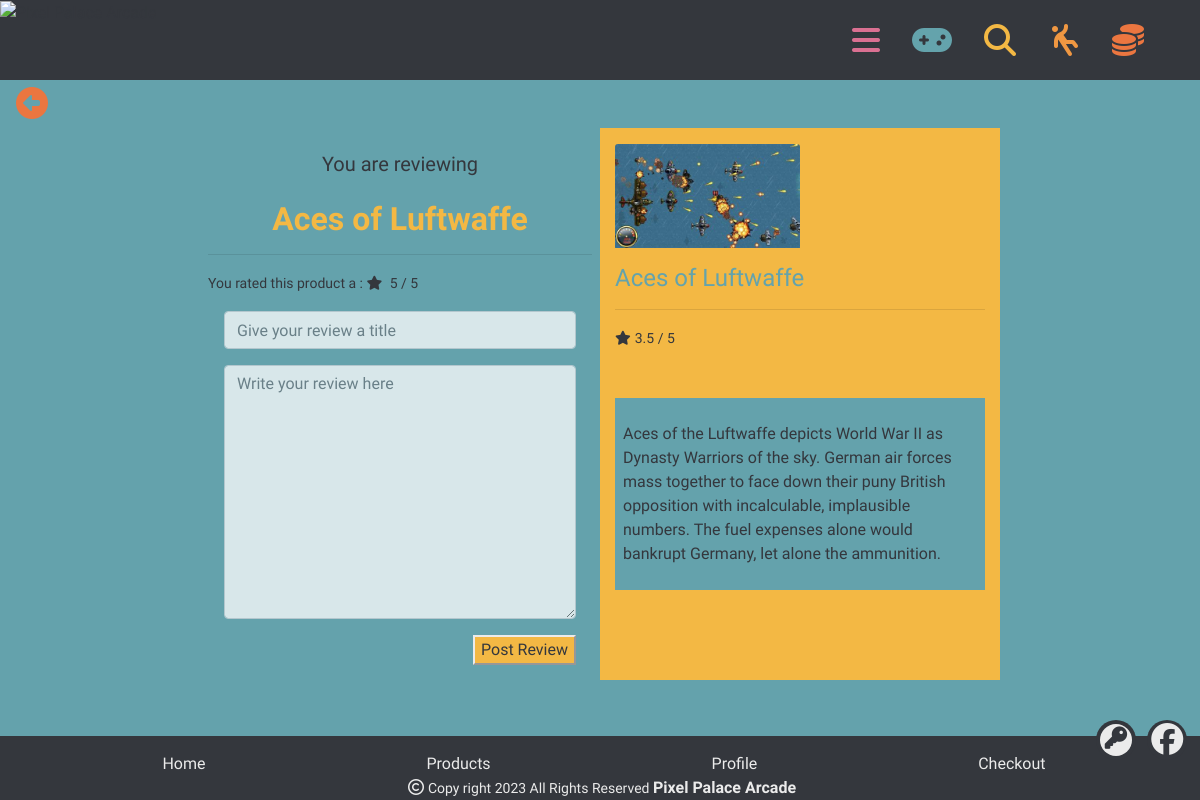
Page /review/create/1/ (signed in) on the earlier database version.
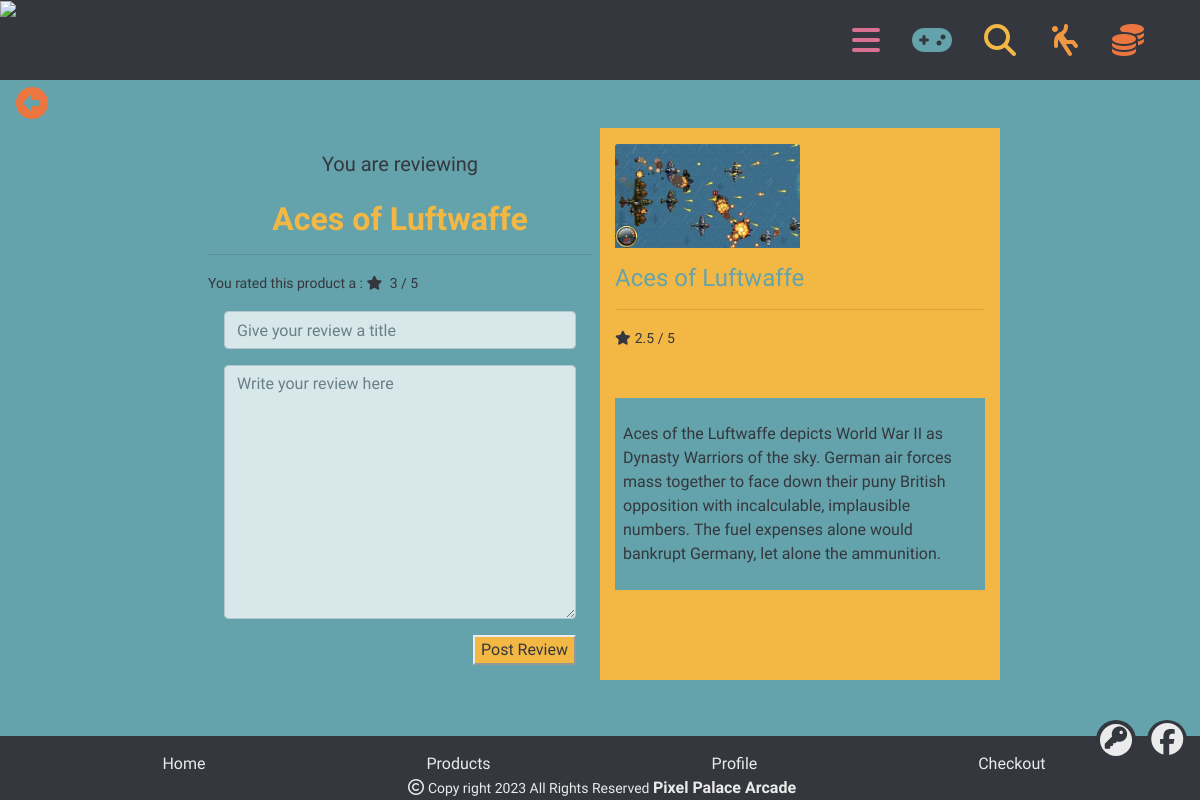
Same page on the later database version.
### review/models.py (models this page shows, shortened)
class Rating(models.Model):
    user = models.ForeignKey(User, on_delete=models.CASCADE)
    product = models.ForeignKey(Product, on_delete=models.CASCADE)
    rating = models.PositiveIntegerField(
        choices=[(i, i) for i in range(1, 6)], default=0)

### products/models.py (models this page shows, shortened)
class Product(models.Model):
    category = models.ForeignKey('Category', null=True,
                                 blank=True, on_delete=models.SET_NULL)
    name = models.CharField(max_length=254)
    description = models.TextField()
    has_variants = models.BooleanField(default=False, null=True, blank=True)
    price = models.DecimalField(max_digits=6, decimal_places=2)
    aggregaterating = models.DecimalField(max_digits=6, decimal_places=2,
                                          null=True, blank=True)
    reviewed = models.BooleanField(default=False, null=True, blank=True)
    image_url = models.URLField(max_length=1824, null=True, blank=True)
    image = models.ImageField(null=True, blank=True)
    def calculate_average_rating(self):
        average_rating = self.rating_set.aggregate(
            average_rating=Avg('rating'))['average_rating']
        if average_rating is not None:
            return Decimal(average_rating).quantize(Decimal('0.0'))
        return None
    @property
    def aggregaterating(self):
        return self.calculate_average_rating()

### review/views.py (the view)
# urls.py: path('create/<int:product_id>/', views.create_review,
def create_review(request, product_id):
    product = get_object_or_404(Product, pk=product_id)
    rating = Rating.objects.filter(product=product, user=request.user).first()
    if request.method == 'POST':
        form = ReviewForm(request.POST)
        if form.is_valid():
            review = form.save(commit=False)
            review.product = product
            review.user = request.user
            review.save()
            messages.info(request, 'New review added')
            return redirect('product_detail', product_id=product_id)
    else:
        form = ReviewForm()
    context = {
        'form': form,
        'rating': rating,
        'product': product,
    }
    return render(request, 'review/create_review.html', context)

### review/forms.py
class ReviewForm(forms.ModelForm):
    class Meta:
        model = Review
        fields = ['title', 'body']
    def __init__(self, *args, **kwargs):
        super().__init__(*args, **kwargs)
        self.fields['title'].widget.attrs['placeholder\
            '] = 'Give your review a title'
        self.fields['title'].widget.attrs['value\
            '] = self.instance.title if self.instance else ''
        self.fields['body'].widget.attrs['placeholder\
            '] = 'Write your review here'
        self.fields['body'].widget.attrs['value\
            '] = self.instance.body if self.instance else ''
        for field_name, field in self.fields.items():
            field.label = ''
        self.helper = FormHelper()

### review/templates/review/create_review.html (shortened to what this page needs)
{% extends "base.html" %}
{% load static %}
{% load crispy_forms_tags %}
{% block content %}
<div>
    <div class="go-back-button orange-text">
        <i class="fa-solid fa-circle-left"></i>
    </div>
</div>
<div class="container-fluid description-container texture mt-0">
    <div class="row overlay-card overlay-card-details moonstone">
        <div class="col-12 col-md-6 col-lg-4 offset-lg-2 p-2 mt-5">
            <h5 class="mb-0 mt-3 d-flex align-items-center justify-content-center">You are reviewing</h5>
            <br>
            <a href="{% url 'product_detail' product.id %}">
                <h2 class="mt-0 d-flex align-items-center justify-content-center xanthous-text">
                    <strong>{{ product.name }}</strong>
                </h2>
            </a>
            <hr>
            {% if user.is_authenticated %}
                {% if rating %}
                <div>
                    <small class="onyx-text">
                        You rated this product a :
                        <i class="fas fa-star mr-1"></i>
                        {{ rating.rating }} / 5
                    </small>
                </div>
                {% endif %}
                <form class="p-3 review-form" method="post">
                    {{ form|crispy }}
                    <button class="mt-0 xanthous onyx-text float-right" type="submit">Post Review</button>
                </form>
            {% endif %}
        </div>
        <div class="col-12 col-md-6 col-lg-4 xanthous mt-5">
            <div class="image-container review-page-image my-1 mt-3">
                {% if product.image %}
                <a href="{{ product.image.url }}" target="_blank">
                    <img class="card-img-top img-fluid" src="{{ product.image.url }}" alt="{{ product.name }}">
                </a>
                {% else %}
                <a href="">
                    <img class="card-img-top img-fluid" src="{{ MEDIA_URL }}noimage.png" alt="{{ product.name }}">
                </a>
                {% endif %}
            </div>
            <a href="{% url 'product_detail' product.id %}">
                <h4 class="mb-0 mt-3 moonstone-text">{{ product.name }}</h4>
            </a>
            <hr>
            <div>
                {% if product.aggregaterating %}
                <small class="onyx-text"><i class="fas fa-star mr-1"></i>{{ product.aggregaterating }} / 5</small>
                {% else %}
                    <small class="onyx-text mt-0 mb-1"><em>This product has no rating yet</em></small>
                {% endif %}
            </div>
            <div class="product-details-container mb-5 mt-md-5 p-2 moonstone">
                <p class="mt-3">{{ product.description }}</p>
            </div>
        </div>
    </div>
</div>
{% endblock %}

Differences in the rows shown:
removed Rating: rating "5"
computed for Product "Aces of Luftwaffe": aggregaterating "3.5" → "2.5"
added Rating: rating "3"
